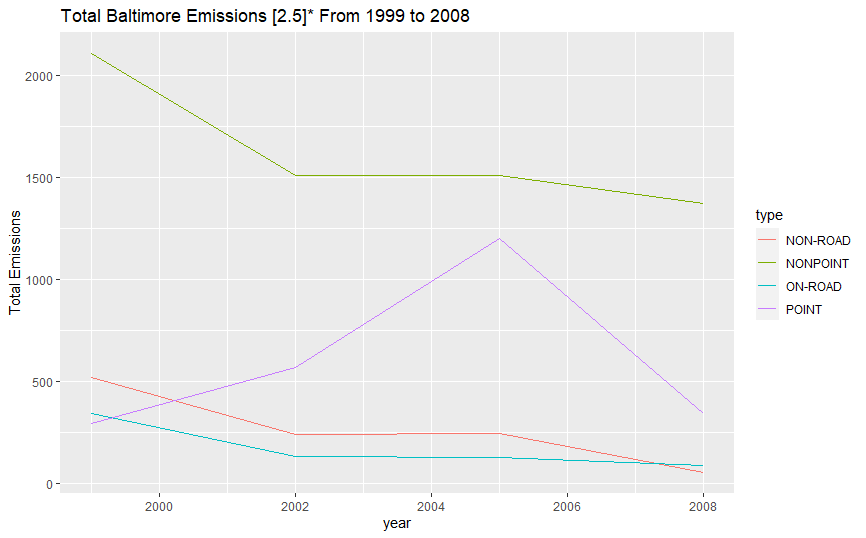

Recreate this plot in R.
##plot3
baltimoreyearlytypeemmission <- aggregate(Emissions ~ year+ type, baltimoredata, sum)
chart <- ggplot(baltimoreyearlytypeemmission, aes(year, Emissions, color = type))
chart <- chart + geom_line() +
  xlab("year") +
  ylab(expression('Total Emissions')) +
  ggtitle('Total Baltimore Emissions [2.5]* From 1999 to 2008')
print(chart)
